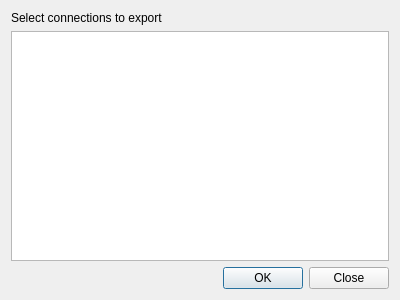
<?xml version="1.0" encoding="UTF-8"?>
<ui version="4.0">
 <class>QgsManageConnectionsDialogBase</class>
 <widget class="QDialog" name="QgsManageConnectionsDialogBase">
  <property name="geometry">
   <rect>
    <x>0</x>
    <y>0</y>
    <width>400</width>
    <height>300</height>
   </rect>
  </property>
  <property name="windowTitle">
   <string>Manage connections</string>
  </property>
  <layout class="QVBoxLayout" name="verticalLayout">
   <item>
    <widget class="QLabel" name="label">
     <property name="text">
      <string>Select connections to export</string>
     </property>
    </widget>
   </item>
   <item>
    <widget class="QListWidget" name="listConnections">
     <property name="editTriggers">
      <set>QAbstractItemView::NoEditTriggers</set>
     </property>
     <property name="alternatingRowColors">
      <bool>true</bool>
     </property>
     <property name="selectionMode">
      <enum>QAbstractItemView::ExtendedSelection</enum>
     </property>
    </widget>
   </item>
   <item>
    <widget class="QDialogButtonBox" name="buttonBox">
     <property name="orientation">
      <enum>Qt::Horizontal</enum>
     </property>
     <property name="standardButtons">
      <set>QDialogButtonBox::Close|QDialogButtonBox::Ok</set>
     </property>
    </widget>
   </item>
  </layout>
 </widget>
 <resources/>
 <connections>
  <connection>
   <sender>buttonBox</sender>
   <signal>accepted()</signal>
   <receiver>QgsManageConnectionsDialogBase</receiver>
   <slot>accept()</slot>
   <hints>
    <hint type="sourcelabel">
     <x>248</x>
     <y>254</y>
    </hint>
    <hint type="destinationlabel">
     <x>157</x>
     <y>274</y>
    </hint>
   </hints>
  </connection>
  <connection>
   <sender>buttonBox</sender>
   <signal>rejected()</signal>
   <receiver>QgsManageConnectionsDialogBase</receiver>
   <slot>reject()</slot>
   <hints>
    <hint type="sourcelabel">
     <x>316</x>
     <y>260</y>
    </hint>
    <hint type="destinationlabel">
     <x>286</x>
     <y>274</y>
    </hint>
   </hints>
  </connection>
 </connections>
</ui>
